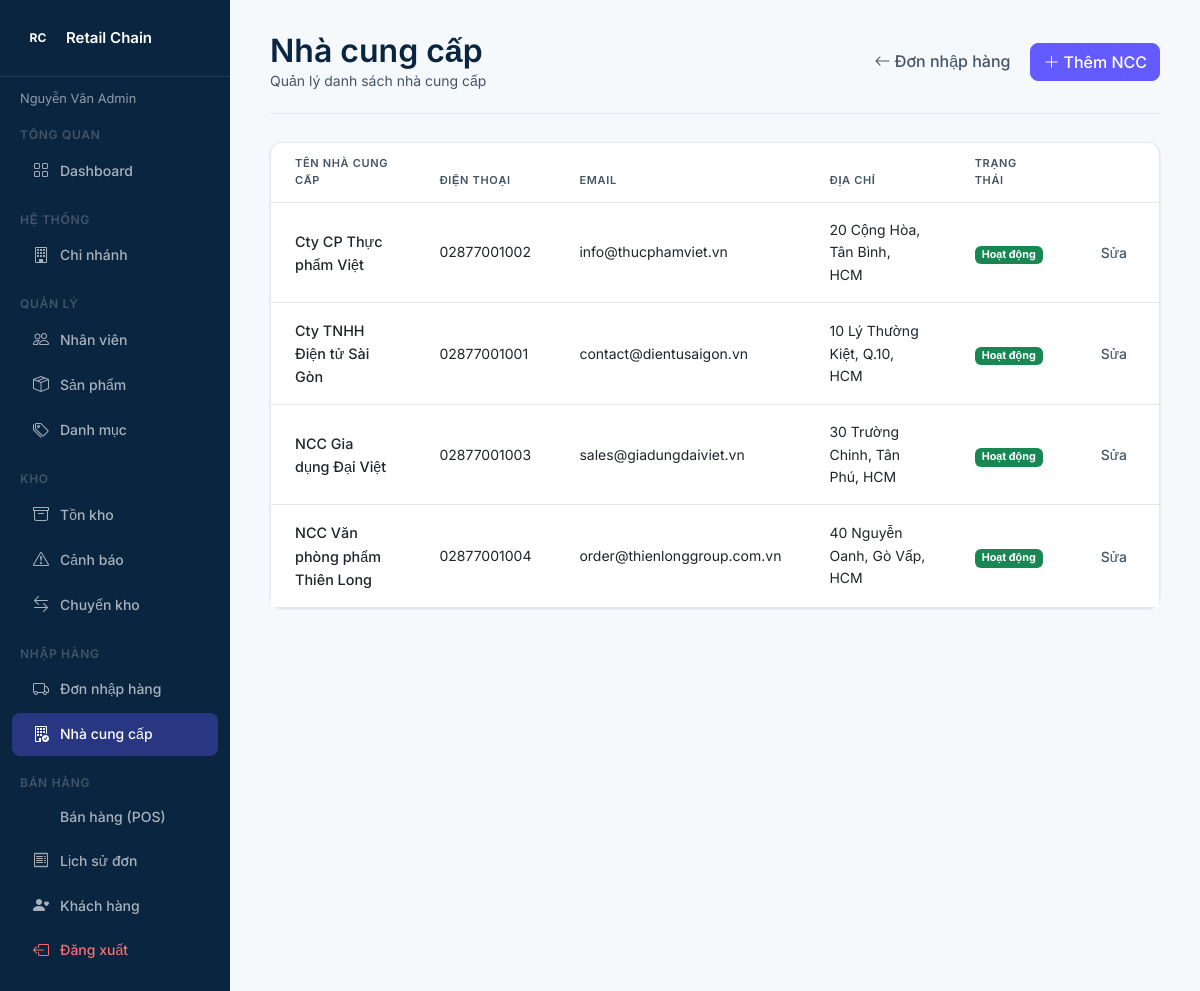
Page /public/purchase/suppliers (signed in) on the earlier database version.
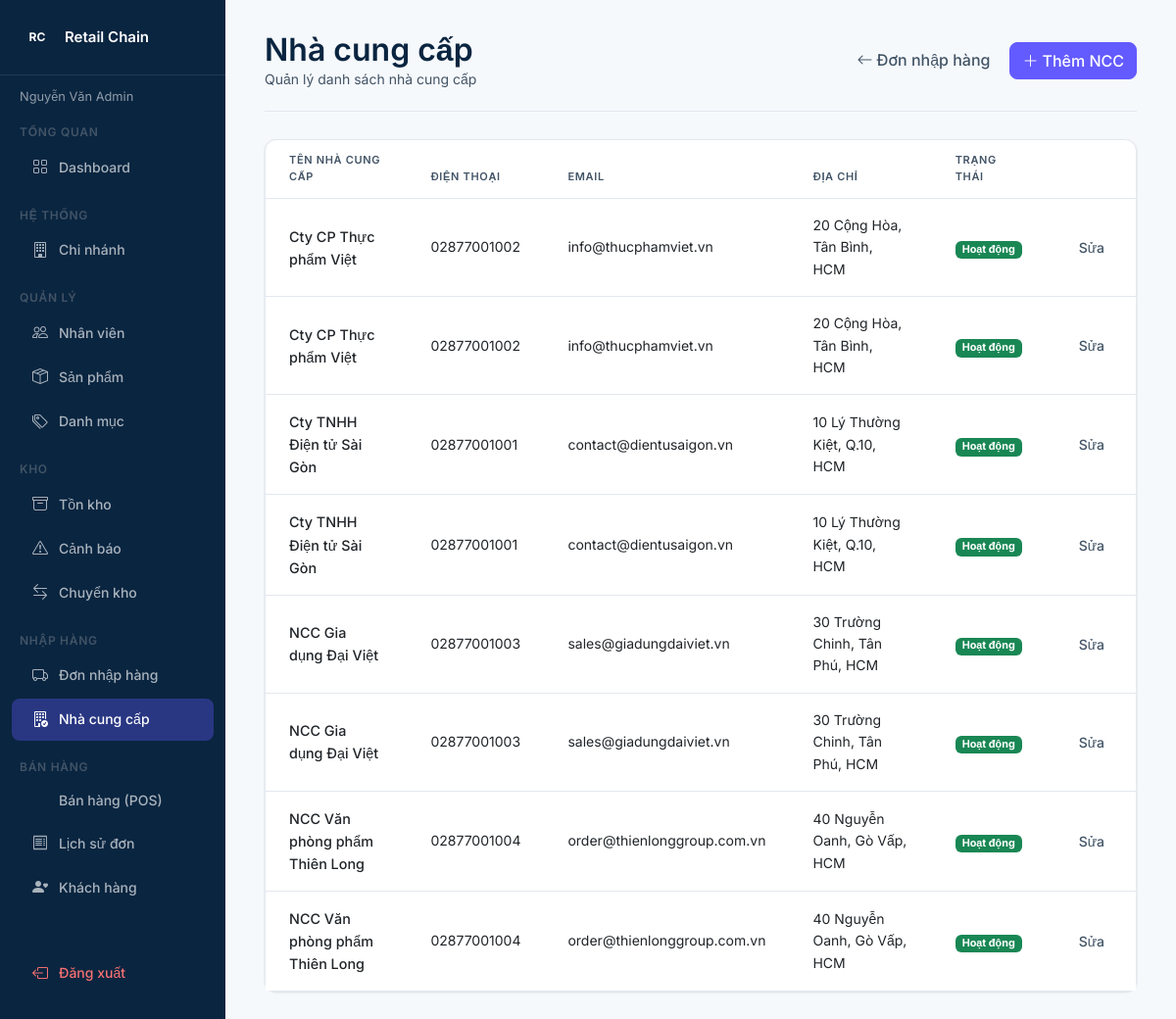
Same page on the later database version.
### tables this page shows
CREATE TABLE suppliers (
    supplier_id INT UNSIGNED  AUTO_INCREMENT PRIMARY KEY,
    name        VARCHAR(150)  NOT NULL,
    phone       VARCHAR(20),
    email       VARCHAR(100),
    address     VARCHAR(255),
    status      ENUM('active','inactive') DEFAULT 'active',
    created_at  TIMESTAMP     DEFAULT CURRENT_TIMESTAMP
);

### core/Controller.php (called while the page is built, shortened)
<?php
class Controller
{
    protected function view(string $path, array $data = []): void
    {
        extract($data, EXTR_SKIP);
        require_once APP_ROOT . '/app/Views/layouts/header.php';
        require_once APP_ROOT . '/app/Views/' . $path . '.php';
        require_once APP_ROOT . '/app/Views/layouts/footer.php';
    }
}

### app/Controllers/PurchaseController.php (called while the page is built, shortened)
<?php
require_once ROOT_PATH . '/core/Controller.php';
final class PurchaseController extends Controller
{
    public function suppliers(): void
    {
        $this->view('purchases/suppliers/index', [
            'suppliers' => (new Supplier())->getAll(),
        ]);
    }
}

### core/App.php (called while the page is built, shortened)
<?php
class App
{
    public function __construct()
    {
        $url   = trim($_GET['url'] ?? 'auth/login', '/');
        $parts = $url !== '' ? explode('/', $url) : ['auth', 'login'];
        $method         = $parts[1] ?? 'index';
        $param          = $parts[2] ?? null;
        $ctrl = new $controllerName();
        $ctrl->$method($param);
    }
}

### public/index.php (called while the page is built, shortened)
<?php
require_once APP_ROOT . '/core/Controller.php';
require_once APP_ROOT . '/core/App.php';
new App();

### app/Models/Supplier.php (called while the page is built, shortened)
<?php
class Supplier
{
    private PDO $db;
    public function __construct()
    {
        $this->db = Database::getInstance();
    }
    public function getAll(string $status = 'all'): array
    {
        if ($status === 'all') {
            return $this->db->query('SELECT * FROM suppliers ORDER BY name')->fetchAll();
        }
        $stmt = $this->db->prepare("SELECT * FROM suppliers WHERE status = ? ORDER BY name");
        $stmt->execute([$status]);
        return $stmt->fetchAll();
    }
}

### app/Views/purchases/suppliers/index.php (the view, shortened to what this page needs)
<div class="stripe-page-header">
    <div>
        <h1 class="h1 mb-0">Nhà cung cấp</h1>
        <p class="subtext mb-0">Quản lý danh sách nhà cung cấp</p>
    </div>
    <div class="stripe-page-header-actions">
        <a href="<?= BASE_URL ?>/purchase/index" class="btn btn-ghost">
            <i class="bi bi-arrow-left me-1"></i>Đơn nhập hàng
        </a>
        <button type="button" class="btn btn-primary" data-bs-toggle="modal" data-bs-target="#supplierModal" id="addSupplierBtn">
            <i class="bi bi-plus-lg me-1"></i>Thêm NCC
        </button>
    </div>
</div>
<div class="stripe-card p-0">
    <table class="table stripe-table mb-0">
        <thead>
            <tr>
                <th>Tên nhà cung cấp</th>
                <th>Điện thoại</th>
                <th>Email</th>
                <th>Địa chỉ</th>
                <th>Trạng thái</th>
                <th></th>
            </tr>
        </thead>
        <tbody>
            <?php if (empty($suppliers)): ?>
            <tr><td colspan="6" class="text-center subtext py-4">Chưa có nhà cung cấp nào.</td></tr>
            <?php else: ?>
            <?php foreach ($suppliers as $s): ?>
            <tr>
                <td class="fw-500"><?= htmlspecialchars($s['name']) ?></td>
                <td class="subtext"><?= htmlspecialchars($s['phone'] ?? '—') ?></td>
                <td class="subtext"><?= htmlspecialchars($s['email'] ?? '—') ?></td>
                <td class="subtext"><?= htmlspecialchars($s['address'] ?? '—') ?></td>
                <td>
                    <span class="badge <?= $s['status'] === 'active' ? 'bg-success' : 'bg-secondary' ?>">
                        <?= $s['status'] === 'active' ? 'Hoạt động' : 'Ngừng' ?>
                    </span>
                </td>
                <td class="text-end">
                    <button class="btn btn-ghost btn-sm" data-bs-toggle="modal" data-bs-target="#supplierModal"
                        data-id="<?= (int) $s['supplier_id'] ?>"
                        data-name="<?= htmlspecialchars($s['name']) ?>"
                        data-phone="<?= htmlspecialchars($s['phone'] ?? '') ?>"
                        data-email="<?= htmlspecialchars($s['email'] ?? '') ?>"
                        data-address="<?= htmlspecialchars($s['address'] ?? '') ?>"
                        data-status="<?= htmlspecialchars($s['status']) ?>">
                        Sửa
                    </button>
                </td>
            </tr>
            <?php endforeach; ?>
            <?php endif; ?>
        </tbody>
    </table>
</div>

### app/Views/layouts/header.php (shortened to what this page needs)
<!DOCTYPE html>
<html lang="vi">
<head>
    <link rel="stylesheet" href="https://cdn.jsdelivr.net/npm/bootstrap@5.3.0/dist/css/bootstrap.min.css">
    <link rel="stylesheet" href="https://cdn.jsdelivr.net/npm/bootstrap-icons@1.11.0/font/bootstrap-icons.css">
    <link rel="stylesheet" href="<?= BASE_URL ?>/css/style.css">
</head>
<body>
<div class="d-flex" style="min-height:100vh">
<?php require_once __DIR__ . '/sidebar.php'; ?>
<main class="stripe-main">

### app/Views/layouts/sidebar.php
<?php
$uri = $_SERVER['REQUEST_URI'] ?? '';
$navActive = static function (string $segment) use ($uri): string {
    return str_contains($uri, $segment) ? 'active' : '';
};
$role = $_SESSION['role'] ?? '';
?>
<aside class="stripe-sidebar">
    <div class="stripe-sidebar-brand">
        <div class="stripe-avatar stripe-avatar-dark" style="border-radius:var(--radius-md)">RC</div>
        <span>Retail Chain</span>
    </div>
    <?php if (!empty($_SESSION['full_name'])): ?>
    <div class="stripe-sidebar-user"><?= htmlspecialchars($_SESSION['full_name']) ?></div>
    <?php endif; ?>
    <nav class="stripe-sidebar-nav">
        <?php if (in_array($role, ['admin', 'manager'], true)): ?>
        <p class="label-text px-3 mb-1 mt-2">Tổng quan</p>
        <a href="<?= BASE_URL ?>/admin/dashboard" class="stripe-nav-item <?= $navActive('/admin/dashboard') ?>">
            <i class="bi bi-grid"></i> Dashboard
        </a>
        <?php endif; ?>
        <?php if ($role === 'admin'): ?>
        <p class="label-text px-3 mb-1 mt-3">Hệ thống</p>
        <a href="<?= BASE_URL ?>/admin/branches" class="stripe-nav-item <?= $navActive('/admin/branch') ?>">
            <i class="bi bi-building"></i> Chi nhánh
        </a>
        <?php endif; ?>
        <?php if (in_array($role, ['admin', 'manager'], true)): ?>
        <p class="label-text px-3 mb-1 mt-3">Quản lý</p>
        <a href="<?= BASE_URL ?>/admin/users" class="stripe-nav-item <?= $navActive('/admin/user') ?>">
            <i class="bi bi-people"></i> Nhân viên
        </a>
        <a href="<?= BASE_URL ?>/product/index" class="stripe-nav-item <?= $navActive('/product/') ?>">
            <i class="bi bi-box-seam"></i> Sản phẩm
        </a>
        <a href="<?= BASE_URL ?>/product/categories" class="stripe-nav-item <?= $navActive('/product/categories') ?>">
            <i class="bi bi-tags"></i> Danh mục
        </a>
        <?php endif; ?>
        <?php if (in_array($role, ['admin', 'manager', 'staff'], true)): ?>
        <p class="label-text px-3 mb-1 mt-3">Kho</p>
        <a href="<?= BASE_URL ?>/inventory/index" class="stripe-nav-item <?= $navActive('/inventory/index') ?>">
            <i class="bi bi-archive"></i> Tồn kho
        </a>
        <a href="<?= BASE_URL ?>/inventory/alerts" class="stripe-nav-item <?= $navActive('/inventory/alerts') ?>">
            <i class="bi bi-exclamation-triangle"></i> Cảnh báo
        </a>
        <a href="<?= BASE_URL ?>/transfer/index" class="stripe-nav-item <?= $navActive('/transfer/') ?>">
            <i class="bi bi-arrow-left-right"></i> Chuyển kho
        </a>
        <?php endif; ?>
        <?php if (in_array($role, ['admin', 'manager'], true)): ?>
        <p class="label-text px-3 mb-1 mt-3">Nhập hàng</p>
        <a href="<?= BASE_URL ?>/purchase/index" class="stripe-nav-item <?= $navActive('/purchase/index') ?>">
            <i class="bi bi-truck"></i> Đơn nhập hàng
        </a>
        <a href="<?= BASE_URL ?>/purchase/suppliers" class="stripe-nav-item <?= $navActive('/purchase/supplier') ?>">
            <i class="bi bi-building-check"></i> Nhà cung cấp
        </a>
        <?php endif; ?>
        <?php if (in_array($role, ['admin', 'manager', 'cashier'], true)): ?>
        <p class="label-text px-3 mb-1 mt-3">Bán hàng</p>
        <a href="<?= BASE_URL ?>/pos/index" class="stripe-nav-item <?= $navActive('/pos/index') ?>">
            <i class="bi bi-cash-register"></i> Bán hàng (POS)
        </a>
        <a href="<?= BASE_URL ?>/pos/history" class="stripe-nav-item <?= $navActive('/pos/history') ?>">
            <i class="bi bi-receipt"></i> Lịch sử đơn
        </a>
        <a href="<?= BASE_URL ?>/customer/index" class="stripe-nav-item <?= $navActive('/customer/') ?>">
            <i class="bi bi-person-heart"></i> Khách hàng
        </a>
        <?php endif; ?>
        <a href="<?= BASE_URL ?>/auth/logout" class="stripe-nav-item text-danger mt-auto">
            <i class="bi bi-box-arrow-left"></i> Đăng xuất
        </a>
    </nav>
</aside>

### app/Views/layouts/footer.php (shortened to what this page needs)
</main>
</div>
</body>
</html>

### public/css/style.css (style rules this page uses)
:root { --color-primary: #0A2540; --color-accent: #635BFF; --color-secondary: #425466; --color-neutral: #F6F9FC; --color-surface: #FFFFFF; --color-border: #E3E8EF; --color-text: #0A2540; --color-subtext: #425466; --color-success: #27AE60; --color-warning: #F39C12; --color-danger: #E74C3C; --color-info: #635BFF; --radius-sm: 6px; --radius-md: 8px; --radius-lg: 12px; --radius-pill: 999px; --shadow-card: 0 1px 3px rgba(10, 37, 64, 0.08), 0 1px 2px rgba(10, 37, 64, 0.05); --shadow-md: 0 4px 12px rgba(10, 37, 64, 0.1); }
body { background: var(--color-neutral); color: var(--color-text); font-family: 'Inter', sans-serif; }
a { color: var(--color-accent); text-decoration: none; }
h1, .h1 { font-size: 2rem; font-weight: 600; color: var(--color-primary); }
body, .body { font-size: 0.9375rem; font-weight: 400; line-height: 1.6; }
.label-text { font-size: 0.75rem; font-weight: 600; letter-spacing: 0.06em; text-transform: uppercase; color: var(--color-secondary); }
.subtext { font-size: 0.875rem; color: var(--color-secondary); }
.fw-500 { font-weight: 500; }
.btn { box-shadow: none !important; transition: all 0.15s ease; }
.btn-primary { background: var(--color-accent); border-color: var(--color-accent); color: #fff; border-radius: var(--radius-md); font-weight: 500; }
.btn-ghost { background: transparent; border: none; color: var(--color-secondary); border-radius: var(--radius-md); font-weight: 500; }
.stripe-card { background: var(--color-surface); border: 1px solid var(--color-border); border-radius: var(--radius-lg); padding: 1.25rem 1.5rem; box-shadow: var(--shadow-card); }
.stripe-table { font-size: 0.9rem; border-collapse: collapse; }
.stripe-table thead th { font-size: 0.6875rem; font-weight: 600; letter-spacing: 0.06em; text-transform: uppercase; color: var(--color-secondary); border-bottom: 1px solid var(--color-border); padding: 0.75rem 1.5rem; background: transparent; }
.stripe-table tbody td { padding: 1rem 1.5rem; border-bottom: 1px solid var(--color-border); vertical-align: middle; }
.stripe-table tbody tr:last-child td { border-bottom: none; }
.stripe-avatar { width: 36px; height: 36px; border-radius: 50%; background: var(--color-accent); color: #fff; font-size: 0.75rem; font-weight: 700; display: flex; align-items: center; justify-content: center; flex-shrink: 0; }
.stripe-avatar-dark { background: var(--color-primary); }
.stripe-sidebar { width: 230px; min-height: 100vh; flex-shrink: 0; background: var(--color-primary); display: flex; flex-direction: column; padding: 1.25rem 0; }
.stripe-sidebar-brand { display: flex; align-items: center; gap: 10px; padding: 0 1.25rem 1.25rem; border-bottom: 1px solid rgba(255, 255, 255, 0.1); color: #fff; font-weight: 600; font-size: 0.9375rem; }
.stripe-sidebar-user { padding: 0.75rem 1.25rem 0; color: rgba(255, 255, 255, 0.55); font-size: 0.8rem; }
.stripe-sidebar-nav { display: flex; flex-direction: column; padding: 0.5rem 0; flex: 1; }
.stripe-nav-item { display: flex; align-items: center; gap: 10px; padding: 0.55rem 1.25rem; margin: 1px 0.75rem; border-radius: var(--radius-md); color: rgba(255, 255, 255, 0.65); font-size: 0.875rem; font-weight: 500; text-decoration: none; transition: all 0.15s; }
.stripe-nav-item.active { background: rgba(99, 91, 255, 0.35); color: #fff; }
.stripe-nav-item i { font-size: 1rem; width: 18px; text-align: center; }
.stripe-nav-item.text-danger { color: #f87171 !important; }
.label-text.px-3 { padding-left: 1.25rem !important; }
.stripe-main { flex: 1; padding: 2rem 2.5rem; background: var(--color-neutral); overflow-y: auto; }
.stripe-page-header { display: flex; align-items: center; justify-content: space-between; margin-bottom: 1.75rem; padding-bottom: 1.25rem; border-bottom: 1px solid var(--color-border); flex-wrap: wrap; gap: 1rem; }
.stripe-page-header-actions { display: flex; gap: 0.5rem; flex-wrap: wrap; }

Differences in the rows shown:
added suppliers: name "Cty CP Thực phẩm Việt", phone "02877001002", email "info@thucphamviet.vn", address "20 Cộng Hòa, Tân Bình, HCM", status "Hoạt động"
added suppliers: name "Cty TNHH Điện tử Sài Gòn", phone "02877001001", email "contact@dientusaigon.vn", address "10 Lý Thường Kiệt, Q.10, HCM", status "Hoạt động"
added suppliers: name "NCC Gia dụng Đại Việt", phone "02877001003", email "sales@giadungdaiviet.vn", address "30 Trường Chinh, Tân Phú, HCM", status "Hoạt động"
added suppliers: name "NCC Văn phòng phẩm Thiên Long", phone "02877001004", email "order@thienlonggroup.com.vn", address "40 Nguyễn Oanh, Gò Vấp, HCM", status "Hoạt động"
